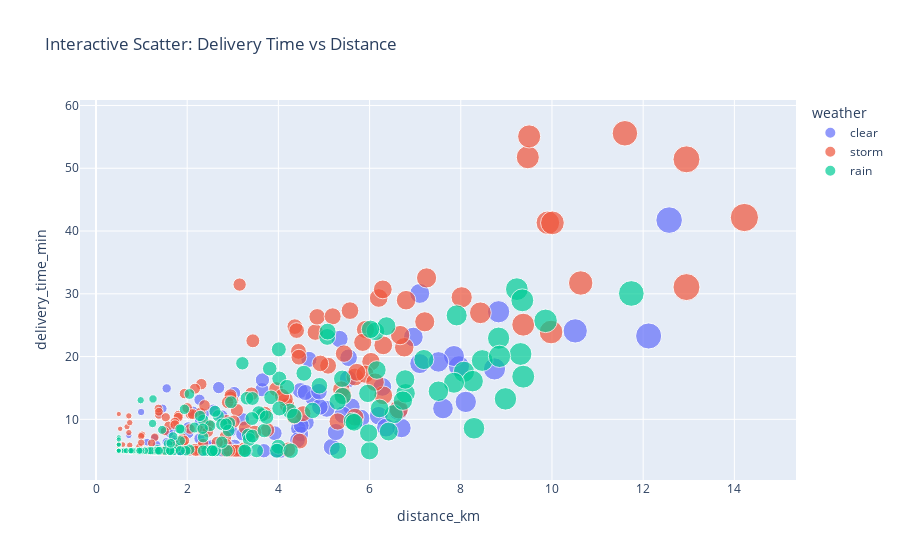

Write notebook code for a chart like this one.
### Code cell
fig = px.scatter(
    df,
    x="distance_km",
    y="delivery_time_min",
    color="weather",
    size="distance_km",
    hover_data=["order_id", "traffic", "order_type"],
    title="Interactive Scatter: Delivery Time vs Distance"
)
fig.show()

### Figure 1 — Plotly figure (JSON) as saved in the notebook; plotly's stock layout.template omitted (floating-point values rounded to 4 significant figures; data arrays with more than 128 entries replaced by an {"elided": "..."} marker saying what was removed)
{"data": [{"customdata": {"elided": "156x3 str values"}, "hovertemplate": "weather=clear<br>distance_km=%{marker.size}<br>delivery_time_min=%{y}<br>order_id=%{customdata[0]}<br>traffic=%{customdata[1]}<br>order_type=%{customdata[2]}<extra></extra>", "legendgroup": "clear", "marker": {"color": "#636efa", "size": {"elided": "156 float values"}, "sizemode": "area", "sizeref": 0.03555, "symbol": "circle"}, "mode": "markers", "name": "clear", "orientation": "v", "showlegend": true, "type": "scatter", "x": {"elided": "156 float values"}, "xaxis": "x", "y": {"elided": "156 float values"}, "yaxis": "y"}, {"customdata": {"elided": "178x3 str values"}, "hovertemplate": "weather=storm<br>distance_km=%{marker.size}<br>delivery_time_min=%{y}<br>order_id=%{customdata[0]}<br>traffic=%{customdata[1]}<br>order_type=%{customdata[2]}<extra></extra>", "legendgroup": "storm", "marker": {"color": "#EF553B", "size": {"elided": "178 float values"}, "sizemode": "area", "sizeref": 0.03555, "symbol": "circle"}, "mode": "markers", "name": "storm", "orientation": "v", "showlegend": true, "type": "scatter", "x": {"elided": "178 float values"}, "xaxis": "x", "y": {"elided": "178 float values"}, "yaxis": "y"}, {"customdata": {"elided": "166x3 str values"}, "hovertemplate": "weather=rain<br>distance_km=%{marker.size}<br>delivery_time_min=%{y}<br>order_id=%{customdata[0]}<br>traffic=%{customdata[1]}<br>order_type=%{customdata[2]}<extra></extra>", "legendgroup": "rain", "marker": {"color": "#00cc96", "size": {"elided": "166 float values"}, "sizemode": "area", "sizeref": 0.03555, "symbol": "circle"}, "mode": "markers", "name": "rain", "orientation": "v", "showlegend": true, "type": "scatter", "x": {"elided": "166 float values"}, "xaxis": "x", "y": {"elided": "166 float values"}, "yaxis": "y"}], "layout": {"legend": {"itemsizing": "constant", "title": {"text": "weather"}, "tracegroupgap": 0}, "title": {"text": "Interactive Scatter: Delivery Time vs Distance"}, "xaxis": {"anchor": "y", "domain": [0, 1], "title": {"text": "distance_km"}}, "yaxis": {"anchor": "x", "domain": [0, 1], "title": {"text": "delivery_time_min"}}}}
